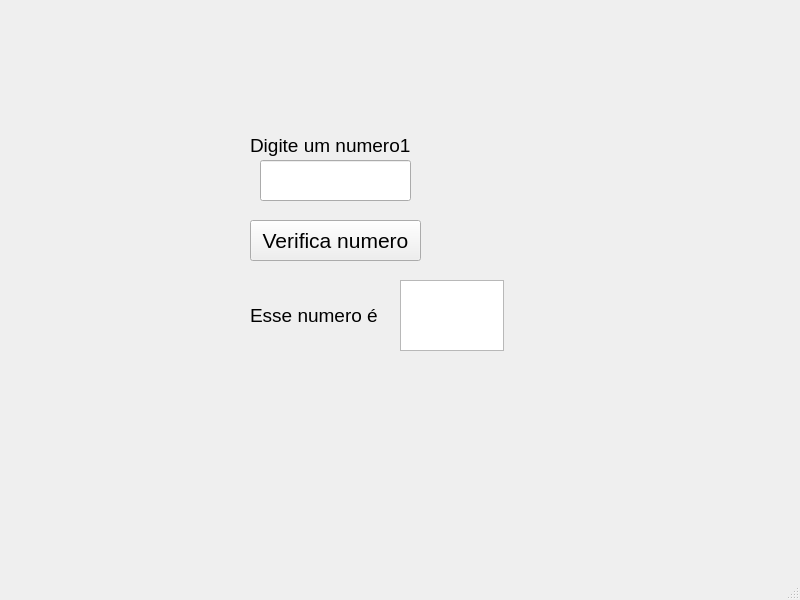
<?xml version="1.0" encoding="UTF-8"?>
<ui version="4.0">
 <class>MainWindow</class>
 <widget class="QMainWindow" name="MainWindow">
  <property name="geometry">
   <rect>
    <x>0</x>
    <y>0</y>
    <width>800</width>
    <height>600</height>
   </rect>
  </property>
  <property name="windowTitle">
   <string>MainWindow</string>
  </property>
  <widget class="QWidget" name="centralwidget">
   <widget class="QLabel" name="label">
    <property name="geometry">
     <rect>
      <x>250</x>
      <y>130</y>
      <width>181</width>
      <height>31</height>
     </rect>
    </property>
    <property name="font">
     <font>
      <pointsize>14</pointsize>
     </font>
    </property>
    <property name="text">
     <string>Digite um numero1</string>
    </property>
   </widget>
   <widget class="QLineEdit" name="lineEditnum1">
    <property name="geometry">
     <rect>
      <x>260</x>
      <y>160</y>
      <width>151</width>
      <height>41</height>
     </rect>
    </property>
   </widget>
   <widget class="QLabel" name="label_2">
    <property name="geometry">
     <rect>
      <x>240</x>
      <y>290</y>
      <width>181</width>
      <height>31</height>
     </rect>
    </property>
    <property name="font">
     <font>
      <pointsize>14</pointsize>
     </font>
    </property>
    <property name="text">
     <string/>
    </property>
   </widget>
   <widget class="QPushButton" name="pushButton">
    <property name="geometry">
     <rect>
      <x>250</x>
      <y>220</y>
      <width>171</width>
      <height>41</height>
     </rect>
    </property>
    <property name="font">
     <font>
      <pointsize>16</pointsize>
     </font>
    </property>
    <property name="text">
     <string>Verifica numero</string>
    </property>
   </widget>
   <widget class="QTextEdit" name="textEdit">
    <property name="geometry">
     <rect>
      <x>400</x>
      <y>280</y>
      <width>104</width>
      <height>71</height>
     </rect>
    </property>
   </widget>
   <widget class="QLabel" name="label_3">
    <property name="geometry">
     <rect>
      <x>250</x>
      <y>300</y>
      <width>181</width>
      <height>31</height>
     </rect>
    </property>
    <property name="font">
     <font>
      <pointsize>14</pointsize>
     </font>
    </property>
    <property name="text">
     <string>Esse numero é</string>
    </property>
   </widget>
   <widget class="QLabel" name="label_4">
    <property name="geometry">
     <rect>
      <x>-10</x>
      <y>10</y>
      <width>801</width>
      <height>581</height>
     </rect>
    </property>
    <property name="text">
     <string/>
    </property>
    <property name="pixmap">
     <pixmap>../../../Downloads/pedrin.jpg</pixmap>
    </property>
    <property name="scaledContents">
     <bool>true</bool>
    </property>
   </widget>
   <zorder>label_4</zorder>
   <zorder>label</zorder>
   <zorder>lineEditnum1</zorder>
   <zorder>label_2</zorder>
   <zorder>pushButton</zorder>
   <zorder>textEdit</zorder>
   <zorder>label_3</zorder>
  </widget>
  <widget class="QMenuBar" name="menubar">
   <property name="geometry">
    <rect>
     <x>0</x>
     <y>0</y>
     <width>800</width>
     <height>21</height>
    </rect>
   </property>
  </widget>
  <widget class="QStatusBar" name="statusbar"/>
 </widget>
 <resources/>
 <connections/>
</ui>
